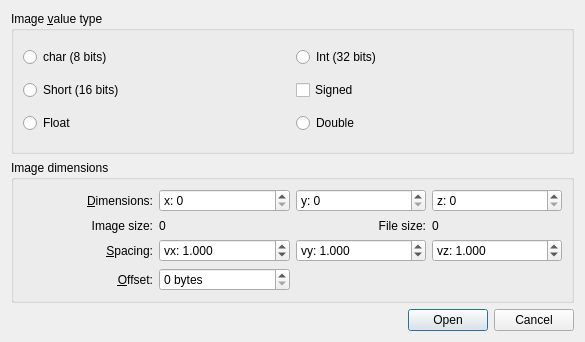
<ui version="4.0" >
 <class>Raw_image_dialog</class>
 <widget class="QDialog" name="Raw_image_dialog" >
  <property name="geometry" >
   <rect>
    <x>0</x>
    <y>0</y>
    <width>585</width>
    <height>342</height>
   </rect>
  </property>
  <property name="windowTitle" >
   <string>Open raw image</string>
  </property>
  <layout class="QVBoxLayout" name="verticalLayout" >
   <item>
    <widget class="QGroupBox" name="groupBox_2" >
     <property name="title" >
      <string>Image &amp;value type</string>
     </property>
     <layout class="QGridLayout" name="gridLayout" >
      <item row="2" column="0" >
       <widget class="QRadioButton" name="short_bt" >
        <property name="text" >
         <string>Short (16 bits)</string>
        </property>
       </widget>
      </item>
      <item row="3" column="0" >
       <widget class="QRadioButton" name="float_bt" >
        <property name="text" >
         <string>Float</string>
        </property>
       </widget>
      </item>
      <item row="0" column="1" >
       <widget class="QRadioButton" name="int_bt" >
        <property name="text" >
         <string>Int (32 bits)</string>
        </property>
       </widget>
      </item>
      <item row="3" column="1" >
       <widget class="QRadioButton" name="double_bt" >
        <property name="text" >
         <string>Double</string>
        </property>
       </widget>
      </item>
      <item row="2" column="1" >
       <widget class="QCheckBox" name="signed_bt" >
        <property name="text" >
         <string>Signed</string>
        </property>
       </widget>
      </item>
      <item row="0" column="0" >
       <widget class="QRadioButton" name="char_bt" >
        <property name="text" >
         <string>char (8 bits)</string>
        </property>
       </widget>
      </item>
     </layout>
    </widget>
   </item>
   <item>
    <widget class="QGroupBox" name="groupBox" >
     <property name="title" >
      <string>Image dimensions</string>
     </property>
     <layout class="QVBoxLayout" name="verticalLayout_2" >
      <item>
       <layout class="QGridLayout" >
        <item row="0" column="0" >
         <widget class="QLabel" name="label_dim" >
          <property name="text" >
           <string>&amp;Dimensions:</string>
          </property>
          <property name="alignment" >
           <set>Qt::AlignRight|Qt::AlignTrailing|Qt::AlignVCenter</set>
          </property>
          <property name="buddy" >
           <cstring>dim_x</cstring>
          </property>
         </widget>
        </item>
        <item row="2" column="0" >
         <widget class="QLabel" name="label_spacing" >
          <property name="text" >
           <string>&amp;Spacing:</string>
          </property>
          <property name="alignment" >
           <set>Qt::AlignRight|Qt::AlignTrailing|Qt::AlignVCenter</set>
          </property>
          <property name="buddy" >
           <cstring>spacing_x</cstring>
          </property>
         </widget>
        </item>
        <item row="0" column="1" >
         <widget class="QSpinBox" name="dim_x" >
          <property name="prefix" >
           <string>x: </string>
          </property>
          <property name="maximum" >
           <number>100000000</number>
          </property>
         </widget>
        </item>
        <item row="0" column="2" >
         <widget class="QSpinBox" name="dim_y" >
          <property name="prefix" >
           <string>y: </string>
          </property>
          <property name="maximum" >
           <number>100000000</number>
          </property>
         </widget>
        </item>
        <item row="0" column="3" >
         <widget class="QSpinBox" name="dim_z" >
          <property name="prefix" >
           <string>z: </string>
          </property>
          <property name="maximum" >
           <number>100000000</number>
          </property>
         </widget>
        </item>
        <item row="2" column="1" >
         <widget class="QDoubleSpinBox" name="spacing_x" >
          <property name="prefix" >
           <string>vx: </string>
          </property>
          <property name="decimals" >
           <number>3</number>
          </property>
          <property name="value" >
           <double>1.000000000000000</double>
          </property>
         </widget>
        </item>
        <item row="2" column="2" >
         <widget class="QDoubleSpinBox" name="spacing_y" >
          <property name="prefix" >
           <string>vy: </string>
          </property>
          <property name="decimals" >
           <number>3</number>
          </property>
          <property name="value" >
           <double>1.000000000000000</double>
          </property>
         </widget>
        </item>
        <item row="2" column="3" >
         <widget class="QDoubleSpinBox" name="spacing_z" >
          <property name="prefix" >
           <string>vz: </string>
          </property>
          <property name="decimals" >
           <number>3</number>
          </property>
          <property name="value" >
           <double>1.000000000000000</double>
          </property>
         </widget>
        </item>
        <item row="3" column="0" >
         <widget class="QLabel" name="offset_label" >
          <property name="text" >
           <string>&amp;Offset:</string>
          </property>
          <property name="alignment" >
           <set>Qt::AlignRight|Qt::AlignTrailing|Qt::AlignVCenter</set>
          </property>
          <property name="buddy" >
           <cstring>offset</cstring>
          </property>
         </widget>
        </item>
        <item row="3" column="1" >
         <widget class="QSpinBox" name="offset" >
          <property name="suffix" >
           <string> bytes</string>
          </property>
          <property name="maximum" >
           <number>999999999</number>
          </property>
         </widget>
        </item>
        <item row="1" column="0" >
         <widget class="QLabel" name="imagesize_budy" >
          <property name="text" >
           <string>Image size:</string>
          </property>
          <property name="alignment" >
           <set>Qt::AlignRight|Qt::AlignTrailing|Qt::AlignVCenter</set>
          </property>
         </widget>
        </item>
        <item row="1" column="1" >
         <widget class="QLabel" name="label_image_size" >
          <property name="text" >
           <string>0</string>
          </property>
         </widget>
        </item>
        <item row="1" column="2" >
         <widget class="QLabel" name="filesize_budy" >
          <property name="text" >
           <string>File size:</string>
          </property>
          <property name="alignment" >
           <set>Qt::AlignRight|Qt::AlignTrailing|Qt::AlignVCenter</set>
          </property>
         </widget>
        </item>
        <item row="1" column="3" >
         <widget class="QLabel" name="label_file_size" >
          <property name="text" >
           <string>0</string>
          </property>
         </widget>
        </item>
       </layout>
      </item>
     </layout>
    </widget>
   </item>
   <item>
    <widget class="QDialogButtonBox" name="buttonBox" >
     <property name="standardButtons" >
      <set>QDialogButtonBox::Cancel|QDialogButtonBox::Open</set>
     </property>
    </widget>
   </item>
  </layout>
 </widget>
 <tabstops>
  <tabstop>int_bt</tabstop>
  <tabstop>short_bt</tabstop>
  <tabstop>signed_bt</tabstop>
  <tabstop>float_bt</tabstop>
  <tabstop>double_bt</tabstop>
  <tabstop>dim_x</tabstop>
  <tabstop>dim_y</tabstop>
  <tabstop>dim_z</tabstop>
  <tabstop>spacing_x</tabstop>
  <tabstop>spacing_y</tabstop>
  <tabstop>spacing_z</tabstop>
  <tabstop>offset</tabstop>
  <tabstop>buttonBox</tabstop>
 </tabstops>
 <resources/>
 <connections>
  <connection>
   <sender>float_bt</sender>
   <signal>toggled(bool)</signal>
   <receiver>signed_bt</receiver>
   <slot>setDisabled(bool)</slot>
   <hints>
    <hint type="sourcelabel" >
     <x>47</x>
     <y>112</y>
    </hint>
    <hint type="destinationlabel" >
     <x>553</x>
     <y>94</y>
    </hint>
   </hints>
  </connection>
  <connection>
   <sender>double_bt</sender>
   <signal>toggled(bool)</signal>
   <receiver>signed_bt</receiver>
   <slot>setDisabled(bool)</slot>
   <hints>
    <hint type="sourcelabel" >
     <x>564</x>
     <y>127</y>
    </hint>
    <hint type="destinationlabel" >
     <x>564</x>
     <y>94</y>
    </hint>
   </hints>
  </connection>
  <connection>
   <sender>buttonBox</sender>
   <signal>accepted()</signal>
   <receiver>Raw_image_dialog</receiver>
   <slot>accept()</slot>
   <hints>
    <hint type="sourcelabel" >
     <x>191</x>
     <y>316</y>
    </hint>
    <hint type="destinationlabel" >
     <x>183</x>
     <y>313</y>
    </hint>
   </hints>
  </connection>
  <connection>
   <sender>buttonBox</sender>
   <signal>rejected()</signal>
   <receiver>Raw_image_dialog</receiver>
   <slot>reject()</slot>
   <hints>
    <hint type="sourcelabel" >
     <x>253</x>
     <y>319</y>
    </hint>
    <hint type="destinationlabel" >
     <x>252</x>
     <y>312</y>
    </hint>
   </hints>
  </connection>
  <connection>
   <sender>dim_x</sender>
   <signal>valueChanged(int)</signal>
   <receiver>Raw_image_dialog</receiver>
   <slot>update_image_size()</slot>
   <hints>
    <hint type="sourcelabel" >
     <x>178</x>
     <y>187</y>
    </hint>
    <hint type="destinationlabel" >
     <x>99</x>
     <y>141</y>
    </hint>
   </hints>
  </connection>
  <connection>
   <sender>dim_z</sender>
   <signal>valueChanged(int)</signal>
   <receiver>Raw_image_dialog</receiver>
   <slot>update_image_size()</slot>
   <hints>
    <hint type="sourcelabel" >
     <x>473</x>
     <y>178</y>
    </hint>
    <hint type="destinationlabel" >
     <x>441</x>
     <y>142</y>
    </hint>
   </hints>
  </connection>
  <connection>
   <sender>char_bt</sender>
   <signal>clicked()</signal>
   <receiver>Raw_image_dialog</receiver>
   <slot>update_image_size()</slot>
   <hints>
    <hint type="sourcelabel" >
     <x>71</x>
     <y>52</y>
    </hint>
    <hint type="destinationlabel" >
     <x>137</x>
     <y>3</y>
    </hint>
   </hints>
  </connection>
  <connection>
   <sender>short_bt</sender>
   <signal>clicked()</signal>
   <receiver>Raw_image_dialog</receiver>
   <slot>update_image_size()</slot>
   <hints>
    <hint type="sourcelabel" >
     <x>117</x>
     <y>81</y>
    </hint>
    <hint type="destinationlabel" >
     <x>49</x>
     <y>6</y>
    </hint>
   </hints>
  </connection>
  <connection>
   <sender>float_bt</sender>
   <signal>clicked()</signal>
   <receiver>Raw_image_dialog</receiver>
   <slot>update_image_size()</slot>
   <hints>
    <hint type="sourcelabel" >
     <x>137</x>
     <y>111</y>
    </hint>
    <hint type="destinationlabel" >
     <x>67</x>
     <y>-5</y>
    </hint>
   </hints>
  </connection>
  <connection>
   <sender>int_bt</sender>
   <signal>clicked()</signal>
   <receiver>Raw_image_dialog</receiver>
   <slot>update_image_size()</slot>
   <hints>
    <hint type="sourcelabel" >
     <x>358</x>
     <y>49</y>
    </hint>
    <hint type="destinationlabel" >
     <x>584</x>
     <y>52</y>
    </hint>
   </hints>
  </connection>
  <connection>
   <sender>dim_y</sender>
   <signal>valueChanged(int)</signal>
   <receiver>Raw_image_dialog</receiver>
   <slot>update_image_size()</slot>
   <hints>
    <hint type="sourcelabel" >
     <x>332</x>
     <y>186</y>
    </hint>
    <hint type="destinationlabel" >
     <x>271</x>
     <y>142</y>
    </hint>
   </hints>
  </connection>
  <connection>
   <sender>double_bt</sender>
   <signal>clicked()</signal>
   <receiver>Raw_image_dialog</receiver>
   <slot>update_image_size()</slot>
   <hints>
    <hint type="sourcelabel" >
     <x>514</x>
     <y>119</y>
    </hint>
    <hint type="destinationlabel" >
     <x>581</x>
     <y>116</y>
    </hint>
   </hints>
  </connection>
 </connections>
 <slots>
  <slot>update_image_size()</slot>
 </slots>
</ui>
